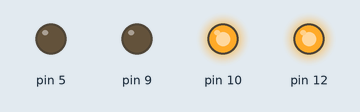
Bench run of a sketch on a simulated Arduino Uno, built with avr-gcc and run on an emulated ATmega328P. On the bench: output pins drawn as LEDs (lit = HIGH).

Above: at 0.5 s.
At 16.5 s:
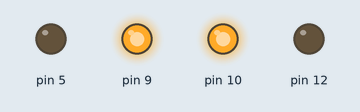
At 32.5 s:
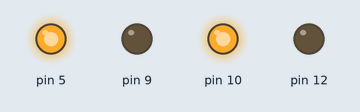
Timing chart, 0 to 34.5 s (numbered marks = the images above):
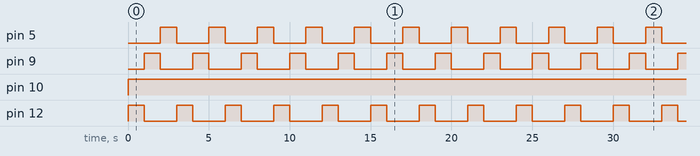

The sketch:

Pisca-Pisca.ino
```cpp
int counter;

void setup()
{
	pinMode(10, OUTPUT);
	pinMode(12, OUTPUT);
	pinMode(9, OUTPUT);
	pinMode(5, OUTPUT);
}

void loop()
{
	digitalWrite(10, HIGH);
	for (counter = 0; counter < 10; ++counter) {
		digitalWrite(12, HIGH);
		digitalWrite(9, LOW);
		digitalWrite(5, LOW);
		delay(1000); // Wait for 1000 millisecond(s)
		digitalWrite(12, LOW);
		digitalWrite(9, HIGH);
		digitalWrite(5, LOW);
		delay(1000); // Wait for 1000 millisecond(s)
		digitalWrite(12, LOW);
		digitalWrite(9, LOW);
		digitalWrite(5, HIGH);
		delay(1000); // Wait for 1000 millisecond(s)
	}
	digitalWrite(10, LOW);
}
```

Measured:
- by itself, pin 5, pin 9, pin 12: alternates HIGH for 1.0 s and LOW for 2.0 s
- by itself, pin 10: LOW → HIGH at 0.00 s
- by itself, everything shown: repeats every 30.0 s, in 31 steps
